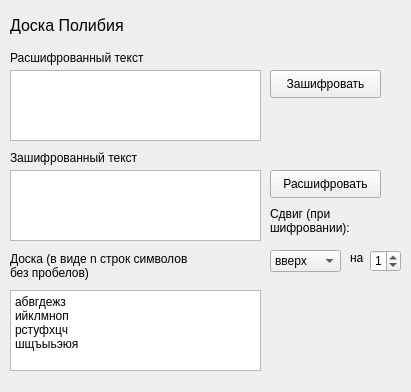
<?xml version="1.0" encoding="UTF-8"?>
<ui version="4.0">
 <class>Form</class>
 <widget class="QWidget" name="Form">
  <property name="geometry">
   <rect>
    <x>0</x>
    <y>0</y>
    <width>411</width>
    <height>392</height>
   </rect>
  </property>
  <property name="windowTitle">
   <string>Доска Полибия</string>
  </property>
  <widget class="QLabel" name="label">
   <property name="geometry">
    <rect>
     <x>10</x>
     <y>10</y>
     <width>301</width>
     <height>31</height>
    </rect>
   </property>
   <property name="font">
    <font>
     <pointsize>12</pointsize>
    </font>
   </property>
   <property name="text">
    <string>Доска Полибия</string>
   </property>
  </widget>
  <widget class="QPlainTextEdit" name="ciphered">
   <property name="geometry">
    <rect>
     <x>10</x>
     <y>170</y>
     <width>251</width>
     <height>71</height>
    </rect>
   </property>
  </widget>
  <widget class="QLabel" name="label_3">
   <property name="geometry">
    <rect>
     <x>10</x>
     <y>150</y>
     <width>141</width>
     <height>16</height>
    </rect>
   </property>
   <property name="text">
    <string>Зашифрованный текст</string>
   </property>
  </widget>
  <widget class="QPlainTextEdit" name="deciphered">
   <property name="geometry">
    <rect>
     <x>10</x>
     <y>70</y>
     <width>251</width>
     <height>71</height>
    </rect>
   </property>
  </widget>
  <widget class="QLabel" name="label_2">
   <property name="geometry">
    <rect>
     <x>10</x>
     <y>50</y>
     <width>151</width>
     <height>16</height>
    </rect>
   </property>
   <property name="text">
    <string>Расшифрованный текст</string>
   </property>
  </widget>
  <widget class="QPushButton" name="decipher_button">
   <property name="geometry">
    <rect>
     <x>270</x>
     <y>170</y>
     <width>111</width>
     <height>28</height>
    </rect>
   </property>
   <property name="text">
    <string>Расшифровать</string>
   </property>
  </widget>
  <widget class="QPushButton" name="cipher_button">
   <property name="geometry">
    <rect>
     <x>270</x>
     <y>70</y>
     <width>111</width>
     <height>28</height>
    </rect>
   </property>
   <property name="text">
    <string>Зашифровать</string>
   </property>
  </widget>
  <widget class="QLabel" name="label_4">
   <property name="geometry">
    <rect>
     <x>10</x>
     <y>250</y>
     <width>291</width>
     <height>31</height>
    </rect>
   </property>
   <property name="text">
    <string>Доска (в виде n строк символов
без пробелов)</string>
   </property>
  </widget>
  <widget class="QPlainTextEdit" name="board">
   <property name="geometry">
    <rect>
     <x>10</x>
     <y>290</y>
     <width>251</width>
     <height>81</height>
    </rect>
   </property>
   <property name="plainText">
    <string>абвгдежз
ийклмноп
рстуфхцч
шщъыьэюя</string>
   </property>
  </widget>
  <widget class="QLabel" name="infoLabel">
   <property name="geometry">
    <rect>
     <x>270</x>
     <y>290</y>
     <width>121</width>
     <height>71</height>
    </rect>
   </property>
   <property name="text">
    <string/>
   </property>
  </widget>
  <widget class="QLabel" name="label_5">
   <property name="geometry">
    <rect>
     <x>270</x>
     <y>200</y>
     <width>121</width>
     <height>41</height>
    </rect>
   </property>
   <property name="text">
    <string>Сдвиг (при
шифровании):</string>
   </property>
  </widget>
  <widget class="QComboBox" name="cipher_direction">
   <property name="geometry">
    <rect>
     <x>270</x>
     <y>250</y>
     <width>71</width>
     <height>22</height>
    </rect>
   </property>
   <item>
    <property name="text">
     <string>вверх</string>
    </property>
   </item>
   <item>
    <property name="text">
     <string>вправо</string>
    </property>
   </item>
   <item>
    <property name="text">
     <string>влево</string>
    </property>
   </item>
   <item>
    <property name="text">
     <string>вниз</string>
    </property>
   </item>
  </widget>
  <widget class="QLabel" name="label_6">
   <property name="geometry">
    <rect>
     <x>350</x>
     <y>250</y>
     <width>21</width>
     <height>16</height>
    </rect>
   </property>
   <property name="text">
    <string>на</string>
   </property>
  </widget>
  <widget class="QSpinBox" name="cipher_value">
   <property name="geometry">
    <rect>
     <x>370</x>
     <y>250</y>
     <width>31</width>
     <height>22</height>
    </rect>
   </property>
   <property name="value">
    <number>1</number>
   </property>
  </widget>
 </widget>
 <resources/>
 <connections/>
</ui>
